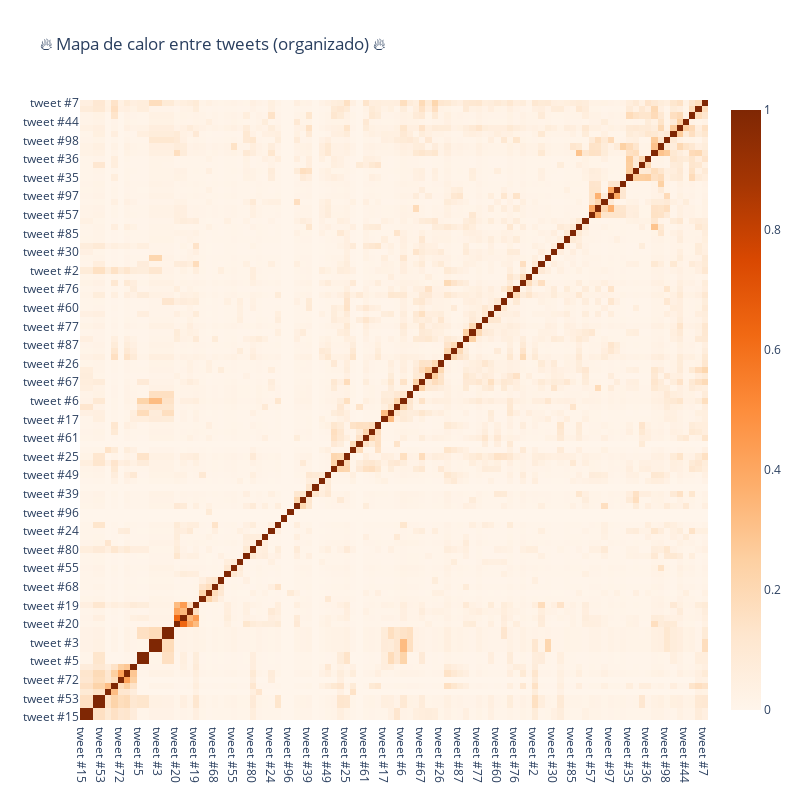

Here is the notebook cell this chart was saved with:
### Code cell
trace = go.Heatmap(z=temp2.values.tolist(),
                   x=temp2.index.values,
                   y=temp2.columns.values,
                   colorscale='Oranges')

layout = go.Layout(title='🔥 Mapa de calor entre tweets (organizado) 🔥',
                   width=800, height=800)

fig = go.Figure(data=[trace],layout=layout)
iplot(fig)

### Figure 1 — Plotly figure (JSON) as saved in the notebook; plotly's stock layout.template omitted (floating-point values rounded to 4 significant figures; data arrays with more than 128 entries replaced by an {"elided": "..."} marker saying what was removed)
{"data": [{"colorscale": [[0, "rgb(255,245,235)"], [0.125, "rgb(254,230,206)"], [0.25, "rgb(253,208,162)"], [0.375, "rgb(253,174,107)"], [0.5, "rgb(253,141,60)"], [0.625, "rgb(241,105,19)"], [0.75, "rgb(217,72,1)"], [0.875, "rgb(166,54,3)"], [1, "rgb(127,39,4)"]], "type": "heatmap", "x": ["tweet #15", "tweet #14", "tweet #52", "tweet #53", "tweet #22", "tweet #59", "tweet #72", "tweet #73", "tweet #75", "tweet #5", "tweet #12", "tweet #8", "tweet #3", "tweet #13", "tweet #11", "tweet #20", "tweet #16", "tweet #9", "tweet #19", "tweet #34", "tweet #48", "tweet #68", "tweet #81", "tweet #47", "tweet #55", "tweet #4", "tweet #32", "tweet #80", "tweet #42", "tweet #74", "tweet #24", "tweet #82", "tweet #58", "tweet #96", "tweet #0", "tweet #90", "tweet #39", "tweet #65", "tweet #40", "tweet #49", "tweet #45", "tweet #54", "tweet #25", "tweet #43", "tweet #51", "tweet #61", "tweet #64", "tweet #50", "tweet #17", "tweet #18", "tweet #1", "tweet #6", "tweet #78", "tweet #56", "tweet #67", "tweet #38", "tweet #63", "tweet #26", "tweet #28", "tweet #83", "tweet #87", "tweet #94", "tweet #95", "tweet #77", "tweet #27", "tweet #46", "tweet #60", "tweet #66", "tweet #33", "tweet #76", "tweet #79", "tweet #89", "tweet #2", "tweet #41", "tweet #10", "tweet #30", "tweet #70", "tweet #71", "tweet #85", "tweet #69", "tweet #84", "tweet #57", "tweet #91", "tweet #86", "tweet #97", "tweet #99", "tweet #31", "tweet #35", "tweet #88", "tweet #29", "tweet #36", "tweet #21", "tweet #92", "tweet #98", "tweet #23", "tweet #93", "tweet #44", "tweet #37", "tweet #62", "tweet #7"], "y": ["tweet #15", "tweet #14", "tweet #52", "tweet #53", "tweet #22", "tweet #59", "tweet #72", "tweet #73", "tweet #75", "tweet #5", "tweet #12", "tweet #8", "tweet #3", "tweet #13", "tweet #11", "tweet #20", "tweet #16", "tweet #9", "tweet #19", "tweet #34", "tweet #48", "tweet #68", "tweet #81", "tweet #47", "tweet #55", "tweet #4", "tweet #32", "tweet #80", "tweet #42", "tweet #74", "tweet #24", "tweet #82", "tweet #58", "tweet #96", "tweet #0", "tweet #90", "tweet #39", "tweet #65", "tweet #40", "tweet #49", "tweet #45", "tweet #54", "tweet #25", "tweet #43", "tweet #51", "tweet #61", "tweet #64", "tweet #50", "tweet #17", "tweet #18", "tweet #1", "tweet #6", "tweet #78", "tweet #56", "tweet #67", "tweet #38", "tweet #63", "tweet #26", "tweet #28", "tweet #83", "tweet #87", "tweet #94", "tweet #95", "tweet #77", "tweet #27", "tweet #46", "tweet #60", "tweet #66", "tweet #33", "tweet #76", "tweet #79", "tweet #89", "tweet #2", "tweet #41", "tweet #10", "tweet #30", "tweet #70", "tweet #71", "tweet #85", "tweet #69", "tweet #84", "tweet #57", "tweet #91", "tweet #86", "tweet #97", "tweet #99", "tweet #31", "tweet #35", "tweet #88", "tweet #29", "tweet #36", "tweet #21", "tweet #92", "tweet #98", "tweet #23", "tweet #93", "tweet #44", "tweet #37", "tweet #62", "tweet #7"], "z": {"elided": "100x100 float values"}}], "layout": {"height": 800, "title": {"text": "🔥 Mapa de calor entre tweets (organizado) 🔥"}, "width": 800}}
